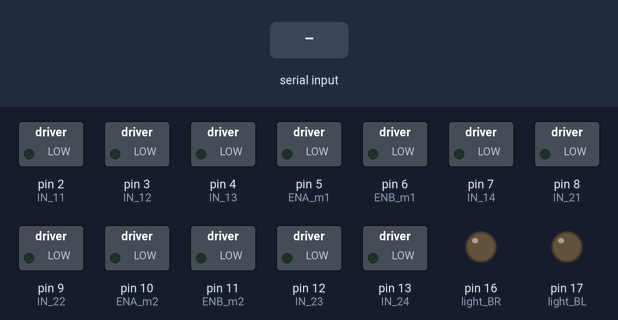
Simulated run of this sketch. Board: Arduino Uno, built with avr-gcc and run on an emulated ATmega328P. On the bench: switched loads named in the sketch (green lamp = pin HIGH), output pins drawn as LEDs (lit = HIGH). The inputs (shaded band) are chosen by the test bench.

Above: at 1.2 s.
1.3 s: "F" received over Serial
At 2.5 s:
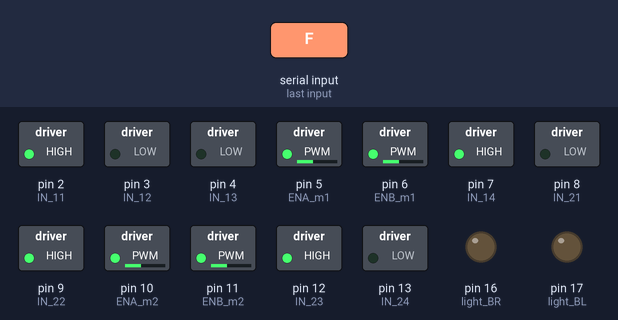
2.8 s: "B" received over Serial
At 3.4 s:
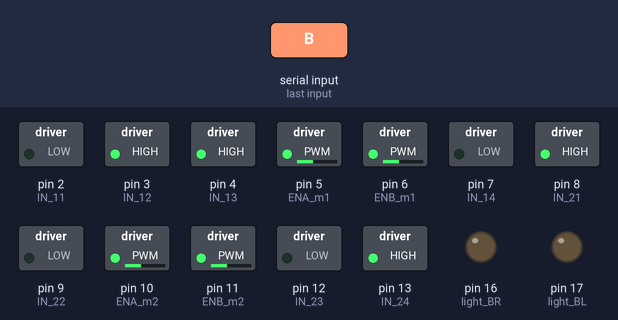
4.3 s: "L" received over Serial
At 5.0 s:
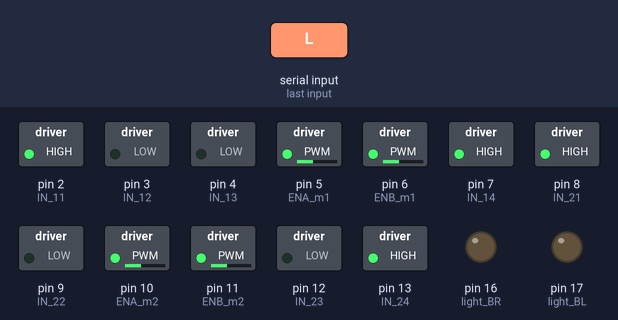
5.8 s: "R" received over Serial
At 6.1 s:
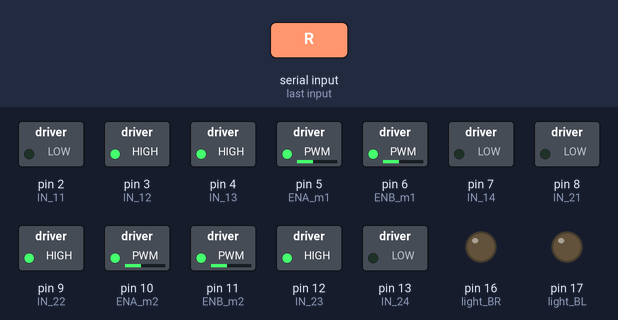
7.3 s: "I" received over Serial
At 8.5 s:
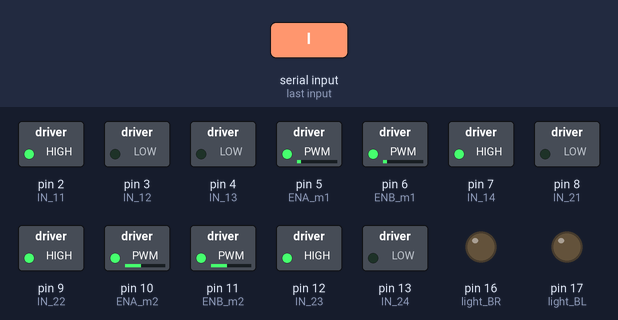
8.8 s: "G" received over Serial
At 9.6 s:
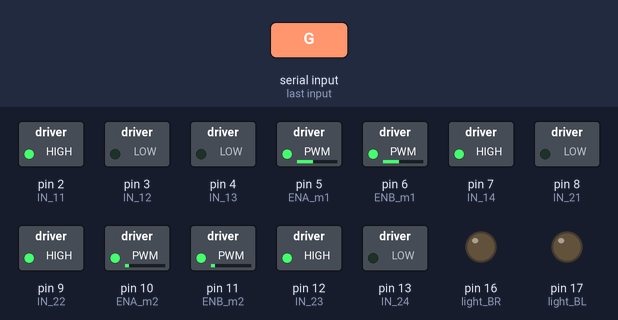
Timing chart, 0 to 11.3 s (numbered marks = the images above; inputs shaded):
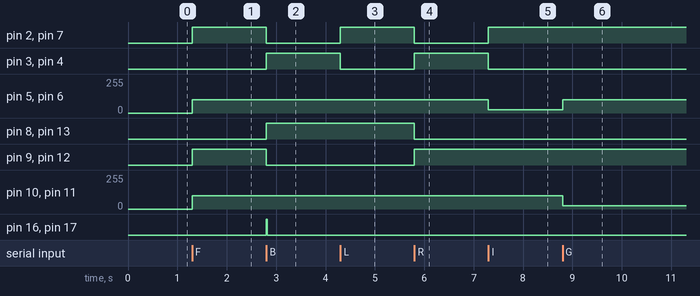

Measured:
- after the input at 1.3 s, pin 2 (IN_11), pin 7 (IN_14), pin 9 (IN_22), pin 12 (IN_23): LOW → HIGH at once; pin 5 (ENA_m1), pin 6 (ENB_m1), pin 10 (ENA_m2), pin 11 (ENB_m2): 0/255 → 100/255 at once
- after the input at 2.8 s, pin 2 (IN_11), pin 7 (IN_14), pin 9 (IN_22), pin 12 (IN_23): HIGH → LOW at once; pin 3 (IN_12), pin 4 (IN_13), pin 8 (IN_21), pin 13 (IN_24): LOW → HIGH at once; pin 16 (light_BR), pin 17 (light_BL): LOW → HIGH at once, → LOW 0.02 s later
- after the input at 4.3 s, pin 2 (IN_11), pin 7 (IN_14): LOW → HIGH at once; pin 3 (IN_12), pin 4 (IN_13): HIGH → LOW at once
- after the input at 5.8 s, pin 2 (IN_11), pin 7 (IN_14), pin 8 (IN_21), pin 13 (IN_24): HIGH → LOW at once; pin 3 (IN_12), pin 4 (IN_13), pin 9 (IN_22), pin 12 (IN_23): LOW → HIGH at once
- after the input at 7.3 s, pin 2 (IN_11), pin 7 (IN_14): LOW → HIGH at once; pin 3 (IN_12), pin 4 (IN_13): HIGH → LOW at once; pin 5 (ENA_m1), pin 6 (ENB_m1): 100/255 → 25/255 at once
- after the input at 8.8 s, pin 5 (ENA_m1), pin 6 (ENB_m1): 25/255 → 100/255 at once; pin 10 (ENA_m2), pin 11 (ENB_m2): 100/255 → 25/255 at once

The sketch:

arduino.ino
```cpp
#define light_FR  14    //LED Front Right   pin A0 for Arduino Uno
#define light_FL  15    //LED Front Left    pin A1 for Arduino Uno
#define light_BR  16    //LED Back  Right   pin A2 for Arduino Uno
#define light_BL  17    //LED Back  Left    pin A3 for Arduino Uno
#define horn_Buzz 18    //Horn Buzzer       pin A4 for Arduino Uno

#define ENA_m1 5        // Enable/speed motor Front Right
#define ENB_m1 6        // Enable/speed motor Back Right
#define ENA_m2 10       // Enable/speed motor Front Left
#define ENB_m2 11       // Enable/speed motor Back Left

#define IN_11  2        // L298N #1 in 1 motor Front Right
#define IN_12  3        // L298N #1 in 2 motor Front Right
#define IN_13  4        // L298N #1 in 3 motor Back Right
#define IN_14  7        // L298N #1 in 4 motor Back Right

#define IN_21  8        // L298N #2 in 1 motor Front Left
#define IN_22  9        // L298N #2 in 2 motor Front Left
#define IN_23  12       // L298N #2 in 3 motor Back Left
#define IN_24  13       // L298N #2 in 4 motor Back Left

int command;            //Int to store app command state.
int speedCar = 100;     // 50 - 255.
int speed_Coeff = 4;
boolean lightFront = false;
boolean horn = false;

void setup()
{

    pinMode(light_FR, OUTPUT);
    pinMode(light_FL, OUTPUT);
    pinMode(light_BR, OUTPUT);
    pinMode(light_BL, OUTPUT);
    pinMode(horn_Buzz, OUTPUT);

    pinMode(ENA_m1, OUTPUT);
    pinMode(ENB_m1, OUTPUT);
    pinMode(ENA_m2, OUTPUT);
    pinMode(ENB_m2, OUTPUT);

    pinMode(IN_11, OUTPUT);
    pinMode(IN_12, OUTPUT);
    pinMode(IN_13, OUTPUT);
    pinMode(IN_14, OUTPUT);

    pinMode(IN_21, OUTPUT);
    pinMode(IN_22, OUTPUT);
    pinMode(IN_23, OUTPUT);
    pinMode(IN_24, OUTPUT);

  Serial.begin(115200);
}

void goAhead()
{

      digitalWrite(IN_11, HIGH);
      digitalWrite(IN_12, LOW);
      analogWrite(ENA_m1, speedCar);

      digitalWrite(IN_13, LOW);
      digitalWrite(IN_14, HIGH);
      analogWrite(ENB_m1, speedCar);


      digitalWrite(IN_21, LOW);
      digitalWrite(IN_22, HIGH);
      analogWrite(ENA_m2, speedCar);


      digitalWrite(IN_23, HIGH);
      digitalWrite(IN_24, LOW);
      analogWrite(ENB_m2, speedCar);

}

void goBack()
{

      digitalWrite(IN_11, LOW);
      digitalWrite(IN_12, HIGH);
      analogWrite(ENA_m1, speedCar);


      digitalWrite(IN_13, HIGH);
      digitalWrite(IN_14, LOW);
      analogWrite(ENB_m1, speedCar);


      digitalWrite(IN_21, HIGH);
      digitalWrite(IN_22, LOW);
      analogWrite(ENA_m2, speedCar);


      digitalWrite(IN_23, LOW);
      digitalWrite(IN_24, HIGH);
      analogWrite(ENB_m2, speedCar);


      digitalWrite(light_BL, HIGH);
      digitalWrite(light_BR, HIGH);

      delay(20);

      digitalWrite(light_BL, LOW);
      digitalWrite(light_BR, LOW);

}

void goRight()
{

      digitalWrite(IN_11, LOW);
      digitalWrite(IN_12, HIGH);
      analogWrite(ENA_m1, speedCar);


      digitalWrite(IN_13, HIGH);
      digitalWrite(IN_14, LOW);
      analogWrite(ENB_m1, speedCar);


      digitalWrite(IN_21, LOW);
      digitalWrite(IN_22, HIGH);
      analogWrite(ENA_m2, speedCar);


      digitalWrite(IN_23, HIGH);
      digitalWrite(IN_24, LOW);
      analogWrite(ENB_m2, speedCar);


}

void goLeft()
{

      digitalWrite(IN_11, HIGH);
      digitalWrite(IN_12, LOW);
      analogWrite(ENA_m1, speedCar);


      digitalWrite(IN_13, LOW);
      digitalWrite(IN_14, HIGH);
      analogWrite(ENB_m1, speedCar);


      digitalWrite(IN_21, HIGH);
      digitalWrite(IN_22, LOW);
      analogWrite(ENA_m2, speedCar);


      digitalWrite(IN_23, LOW);
      digitalWrite(IN_24, HIGH);
      analogWrite(ENB_m2, speedCar);


}

void goAheadRight()
{

      digitalWrite(IN_11, HIGH);
      digitalWrite(IN_12, LOW);
      analogWrite(ENA_m1, speedCar/speed_Coeff);

      digitalWrite(IN_13, LOW);
      digitalWrite(IN_14, HIGH);
      analogWrite(ENB_m1, speedCar/speed_Coeff);


      digitalWrite(IN_21, LOW);
      digitalWrite(IN_22, HIGH);
      analogWrite(ENA_m2, speedCar);


      digitalWrite(IN_23, HIGH);
      digitalWrite(IN_24, LOW);
      analogWrite(ENB_m2, speedCar);

}

void goAheadLeft()
{

      digitalWrite(IN_11, HIGH);
      digitalWrite(IN_12, LOW);
      analogWrite(ENA_m1, speedCar);

      digitalWrite(IN_13, LOW);
      digitalWrite(IN_14, HIGH);
      analogWrite(ENB_m1, speedCar);


      digitalWrite(IN_21, LOW);
      digitalWrite(IN_22, HIGH);
      analogWrite(ENA_m2, speedCar/speed_Coeff);


      digitalWrite(IN_23, HIGH);
      digitalWrite(IN_24, LOW);
      analogWrite(ENB_m2, speedCar/speed_Coeff);

}

void goBackRight()
{

      digitalWrite(IN_11, LOW);
      digitalWrite(IN_12, HIGH);
      analogWrite(ENA_m1, speedCar/speed_Coeff);


      digitalWrite(IN_13, HIGH);
      digitalWrite(IN_14, LOW);
      analogWrite(ENB_m1, speedCar/speed_Coeff);


      digitalWrite(IN_21, HIGH);
      digitalWrite(IN_22, LOW);
      analogWrite(ENA_m2, speedCar);


      digitalWrite(IN_23, LOW);
      digitalWrite(IN_24, HIGH);
      analogWrite(ENB_m2, speedCar);


      digitalWrite(light_BL, HIGH);
      digitalWrite(light_BR, HIGH);

      delay(20);

      digitalWrite(light_BL, LOW);
      digitalWrite(light_BR, LOW);

}

void goBackLeft()
{

      digitalWrite(IN_11, LOW);
      digitalWrite(IN_12, HIGH);
      analogWrite(ENA_m1, speedCar);


      digitalWrite(IN_13, HIGH);
      digitalWrite(IN_14, LOW);
      analogWrite(ENB_m1, speedCar);


      digitalWrite(IN_21, HIGH);
      digitalWrite(IN_22, LOW);
      analogWrite(ENA_m2, speedCar/speed_Coeff);


      digitalWrite(IN_23, LOW);
      digitalWrite(IN_24, HIGH);
      analogWrite(ENB_m2, speedCar/speed_Coeff);


      digitalWrite(light_BL, HIGH);
      digitalWrite(light_BR, HIGH);

      delay(20);

      digitalWrite(light_BL, LOW);
      digitalWrite(light_BR, LOW);

}

void stopRobot()
{

      digitalWrite(IN_11, LOW);
      digitalWrite(IN_12, LOW);
      analogWrite(ENA_m1, speedCar);


      digitalWrite(IN_13, LOW);
      digitalWrite(IN_14, LOW);
      analogWrite(ENB_m1, speedCar);


      digitalWrite(IN_21, LOW);
      digitalWrite(IN_22, LOW);
      analogWrite(ENA_m2, speedCar);


      digitalWrite(IN_23, LOW);
      digitalWrite(IN_24, LOW);
      analogWrite(ENB_m2, speedCar);


      digitalWrite(light_BL, HIGH);
      digitalWrite(light_BR, HIGH);

}

void loop()
{

if (Serial.available() > 0)
{
  command = Serial.read();

if (lightFront)
{
  digitalWrite(light_FR, HIGH);
  digitalWrite(light_FL, HIGH);
}
if (!lightFront)
{
  digitalWrite(light_FR, LOW);
  digitalWrite(light_FL, LOW);
}
if (horn)
{
  digitalWrite(horn_Buzz, HIGH);
}
if (!horn)
{
  digitalWrite(horn_Buzz, LOW);
}

switch (command)
{
case 'F':goAhead();
         break;
case 'B':goBack();
         break;
case 'L':goLeft();
         break;
case 'R':goRight();
         break;
case 'I':goAheadRight();
         break;
case 'G':goAheadLeft();
         break;
case 'J':goBackRight();
         break;
case 'H':goBackLeft();
         break;
case '0':speedCar = 100;
         break;
case '1':speedCar = 120;
         break;
case '2':speedCar = 135;
         break;
case '3':speedCar = 155;
         break;
case '4':speedCar = 170;
         break;
case '5':speedCar = 185;
         break;
case '6':speedCar = 195;
         break;
case '7':speedCar = 215;
         break;
case '8':speedCar = 235;
         break;
case '9':speedCar = 255;
         break;
case 'S':stopRobot();
         break;
case 'W':lightFront = true;
         break;
case 'w':lightFront = false;
         break;
case 'V':horn = true;
         break;
case 'v':horn = false;
         break;

}
}
}
```
